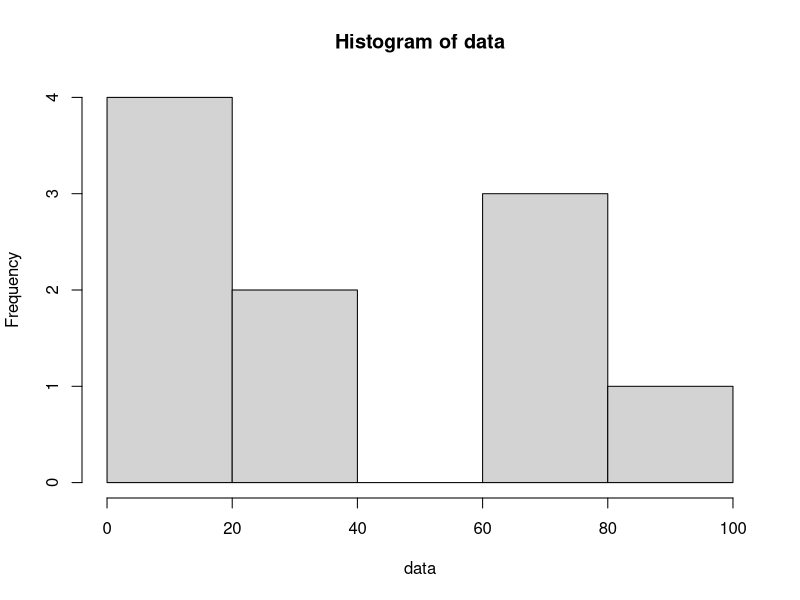
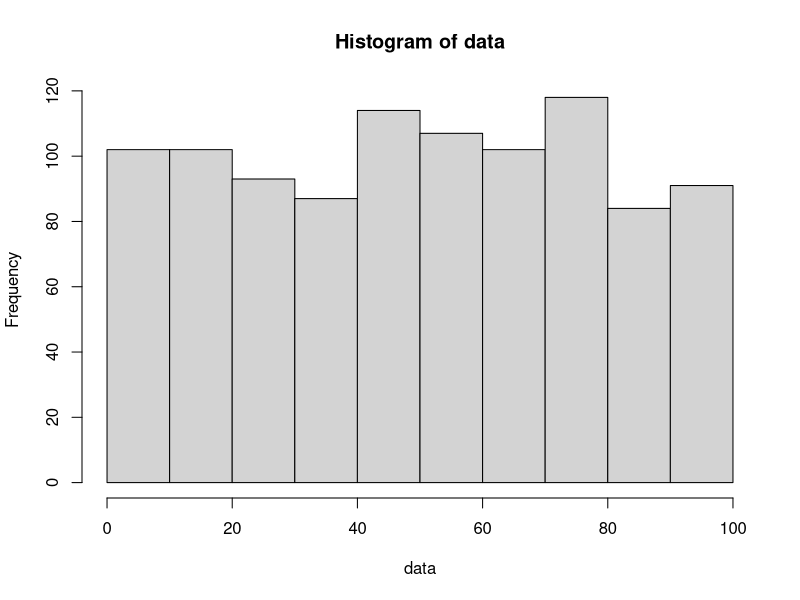

Source code (R) for these figures, in order:
## ---- chunk 1
data <- runif(n = 10, min = 0, max = 100)

hist(data)

# Check out the individual data points
print(data)
## ---- chunk 2
data <- runif(n = 1000, min = 0, max = 100)

hist(data)

## ---- chunk 3
uniform_distribution <- function(data, min = 0, max = 100){
  
  if(data >= min & data <= max){
    
    output <- 1
    
  }else{
    
    output <- 0
    
  }
  
  return(output)
  
}
